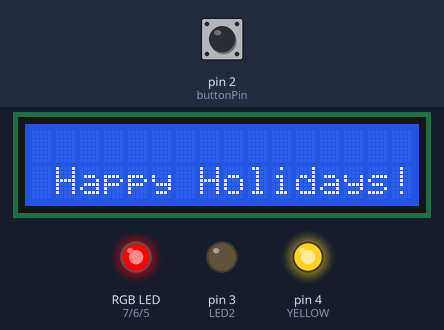
Simulated run of this sketch. Board: Arduino Uno, built with avr-gcc and run on an emulated ATmega328P. Parts: 16×2 character LCD, an RGB LED mixed from three pins (HIGH = lit), output pins drawn as LEDs (lit = HIGH). Dashed ring = blinking. The inputs (shaded band) are chosen by the test bench; at power-on: pin 2 (buttonPin) LOW.

Above: at 1.2 s.
1.3 s: pin 2 (buttonPin) pulled HIGH for 0.35 s
At 1.79 s:
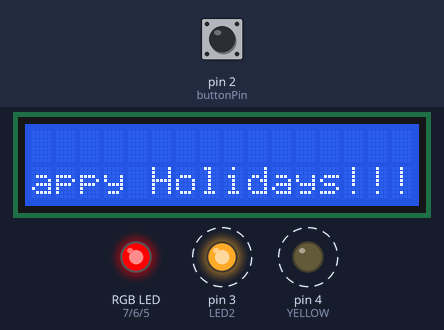
4.1 s: pin 2 (buttonPin) pulled HIGH for 1 s
At 5.0 s:
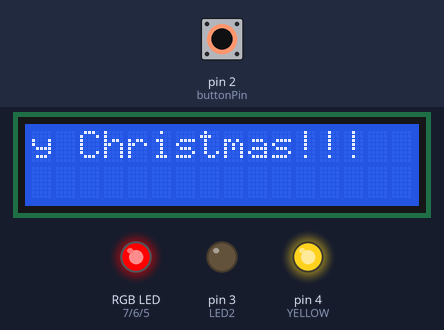
6.6 s: pin 2 (buttonPin) pulled HIGH for 0.35 s
At 7.9 s:
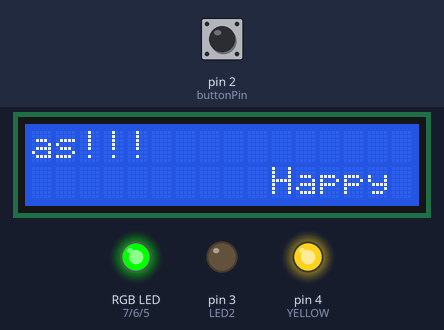
Timing chart, 0 to 20.5 s (numbered marks = the images above; inputs shaded):
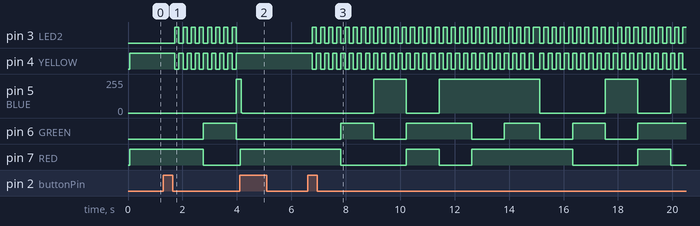

The sketch:

Scrolling_text_with_RGB_2.ino
```cpp
const int buttonPin = 2;
const int RED = 7;
const int GREEN = 6;
const int BLUE = 5;
const int YELLOW = 4;
const int LED2 = 3;
int reading = LOW;
int previous = LOW;
int outputState = LOW;
int Time = 150;
#include <LiquidCrystal.h>;
LiquidCrystal lcd(13, 12, 11, 10, 9, 8);
void setup() {
  pinMode(buttonPin, INPUT);
  pinMode(RED, OUTPUT);
  pinMode(GREEN, OUTPUT);
  pinMode(BLUE, OUTPUT);
  pinMode(YELLOW, OUTPUT);
  pinMode(LED2, OUTPUT);
  lcd.begin (16, 2);
  lcd.print ("                  Merry Christmas!!!     Happy Holidays!!!");
}
void loop() {
  reading = digitalRead(buttonPin);
  if (reading == HIGH && previous == LOW) {
    outputState = !outputState;
  }
  previous = reading;

  if (outputState == LOW) {
    digitalWrite(RED, HIGH);
    digitalWrite(YELLOW, HIGH);
    digitalWrite(LED2, LOW);
    delay(200);
  }
  else {
    mainColours();
  }
  delay(100);
}

void colourloop() {
  for (int a = 0; a <= 3; a++) {
    digitalWrite(YELLOW, HIGH);
    digitalWrite(LED2, LOW);
    lcd.scrollDisplayLeft();
    reading = digitalRead(buttonPin);
    if (reading == HIGH && previous == LOW) {
      outputState = !outputState;
    }
    previous = reading;
    if (outputState == LOW) {
      digitalWrite(RED, HIGH);
      digitalWrite(GREEN, LOW);
      digitalWrite(BLUE, LOW);
      return;
    }
    delay(Time);
    digitalWrite(YELLOW, LOW);
    digitalWrite(LED2, HIGH);
    lcd.scrollDisplayLeft();
    reading = digitalRead(buttonPin);
    if (reading == HIGH && previous == LOW) {
      outputState = !outputState;
    }
    previous = reading;
    if (outputState == LOW) {
      digitalWrite(RED, HIGH);
      digitalWrite(GREEN, LOW);
      digitalWrite(BLUE, LOW);
      return;
    }
    delay(Time);
  }
}
void mainColours()
{
  // Red
  digitalWrite(RED, HIGH);
  digitalWrite(GREEN, LOW);
  digitalWrite(BLUE, LOW);
  colourloop();
  // Green
  digitalWrite(RED, LOW);
  digitalWrite(GREEN, HIGH);
  digitalWrite(BLUE, LOW);
  colourloop();
  // Blue
  digitalWrite(RED, LOW);
  digitalWrite(GREEN, LOW);
  digitalWrite(BLUE, HIGH);
  colourloop();
  // Yellow (Red and Green)
  digitalWrite(RED, HIGH);
  digitalWrite(GREEN, HIGH);
  digitalWrite(BLUE, LOW);
  colourloop();
  // Cyan (Green and Blue)
  digitalWrite(RED, LOW);
  digitalWrite(GREEN, HIGH);
  digitalWrite(BLUE, HIGH);
  colourloop();
  // Purple (Red and Blue)
  digitalWrite(RED, HIGH);
  digitalWrite(GREEN, LOW);
  digitalWrite(BLUE, HIGH);
  colourloop();
  // White (turn all the LEDs on)
  digitalWrite(RED, HIGH);
  digitalWrite(GREEN, HIGH);
  digitalWrite(BLUE, HIGH);
  colourloop();
}
```

Measured:
- after the input at 1.3 s, pin 3 (LED2), pin 4 (YELLOW): alternates HIGH for 0.15 s and LOW for 0.15 s, starting after 0.42 s; pin 5 (BLUE): 0/255 → 255/255 after 2.7 s; pin 6 (GREEN): LOW → HIGH after 1.5 s, → LOW 1.2 s later; pin 7 (RED): HIGH → LOW after 1.5 s; the display: first changes after 0.27 s (image 1 shows a later state)
- after the input at 4.1 s, pin 3 (LED2): stops changing and stays LOW; pin 4 (YELLOW): stops changing and stays HIGH; pin 6 (GREEN): stays LOW (without the input it goes to HIGH after 1.1 s)
- after the input at 6.6 s, pin 3 (LED2): goes 27 × (HIGH 0.15 s, LOW 0.15 s), HIGH 0.25 s, 17 × (LOW 0.15 s, HIGH 0.15 s), LOW 0.15 s, then HIGH, starting after 0.17 s; pin 4 (YELLOW): goes 27 × (LOW 0.15 s, HIGH 0.15 s), LOW 0.25 s, 17 × (HIGH 0.15 s, LOW 0.15 s), HIGH 0.15 s, then LOW, starting after 0.17 s
